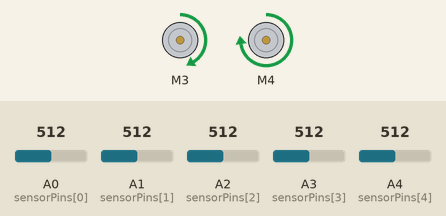
This sketch was run on a simulated Arduino Uno, built with avr-gcc and run on an emulated ATmega328P. Shown: 2 × DC motor (green arrow = forward, orange = backward, longer = faster). Inputs (shaded band) come from the test bench; at power-on: A3 (sensorPins[3]) = 512, A4 (sensorPins[4]) = 512, A0 (sensorPins[0]) = 512, A1 (sensorPins[1]) = 512, A2 (sensorPins[2]) = 512.

Above: at 1.2 s.
1.3 s: A3 (sensorPins[3]) set to 105
4.3 s: A3 (sensorPins[3]) set to 89
7.3 s: A4 (sensorPins[4]) set to 106
8.8 s: A4 (sensorPins[4]) set to 93
11.8 s: A0 (sensorPins[0]) set to 105
13.3 s: A0 (sensorPins[0]) set to 95
At 14.0 s:
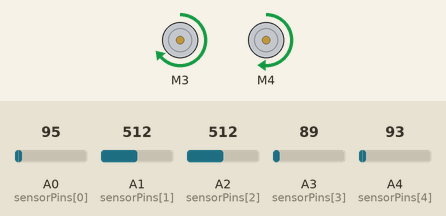
Timing chart, 0 to 15.8 s (numbered marks = the images above; inputs shaded):
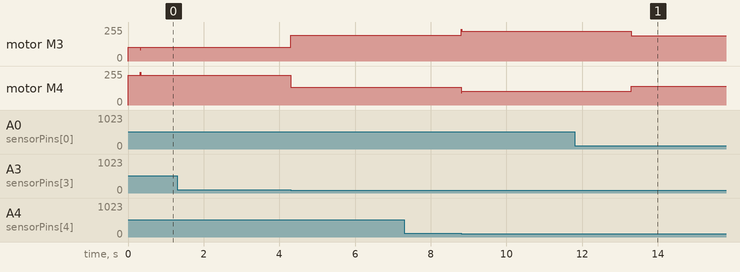

Measured:
- the behaviour switches between 100 and 99 on A0 (sensorPins[0]) (found by bisection; images 0 and 1)
- after the input at 7.3 s, every drawn part: stays the same
- after the input at 11.8 s, every drawn part: stays the same
- after the input at 13.3 s, motor M3: forward 225/255 → forward 190/255 at once; motor M4: forward 105/255 → forward 140/255 at once

The sketch:

zapAlgo.ino
```cpp
#include <AFMotor.h>

unsigned int wait = 300;
unsigned int wait2 = 400;

// Motor Definitions
AF_DCMotor motorRight(4);
AF_DCMotor motorLeft(3);

// Define the analog pins for the IR sensors
const int sensorPins[5] = {A0, A1, A2, A3, A4};
int sensorValues[5];  // Store sensor readings

// Threshold values for white (no line) and black (line)
const int white_limit = 200;  // Adjust based on calibration
const int black_limit = 100;  // Adjust based on calibration

// PID Variables
float Kp = 30, Ki = 0, Kd = 14;
float error = 0, previousError = 0, totalError = 0;
int baseSpeed = 165;  // Base speed for both motors

// Path recording variables
char recentMoves[5];  // Store the last 10 moves
int moveIndex = 0;

void recordMove(char direction) {
  recentMoves[moveIndex] = direction;
  moveIndex = (moveIndex + 1) % 5;  // Wrap around after 10 moves
}

void analyzePath() {
  int leftMoves = 0;
  int rightMoves = 0;

  // Count the number of left and right turns in the recent moves
  for (int i = 0; i < 10; i++) {
    if (recentMoves[i] == 'L') leftMoves++;
    if (recentMoves[i] == 'R') rightMoves++;
  }

  // If there are more left turns, adjust the error to favor right movement
  if (leftMoves > rightMoves) {
    error -= 0.5;
  }
  // If there are more right turns, adjust the error to favor left movement
  else if (rightMoves > leftMoves) {
    error += 0.5;
  }
}

void Forward() {
  applyPIDControl();
}

void STOP() {
  motorLeft.run(RELEASE);  // Stop the left motor
  motorRight.run(RELEASE); // Stop the right motor
}

void moveRight() {
  motorLeft.setSpeed(baseSpeed);
  motorRight.setSpeed(baseSpeed);
  motorLeft.run(FORWARD);               // Turn left motor forward
  motorRight.run(BACKWARD);             // Turn right motor backward
  recordMove('R');
}

void moveLeft() {
  motorLeft.setSpeed(baseSpeed);
  motorRight.setSpeed(baseSpeed);
  motorLeft.run(BACKWARD);
  motorRight.run(FORWARD);              // Turn right motor forward
  recordMove('L');
}

void Backward() {
  motorLeft.setSpeed(baseSpeed);
  motorRight.setSpeed(baseSpeed);
  motorLeft.run(BACKWARD);
  motorRight.run(FORWARD);
  recordMove('B');
}

void setup() {
  Serial.begin(9600);  // Initialize Serial communication
  motorLeft.setSpeed(baseSpeed);
  motorRight.setSpeed(baseSpeed);
  motorLeft.run(FORWARD);
  motorRight.run(FORWARD);
}

void readSensorValues() {
  for (int i = 0; i < 5; i++) {
    sensorValues[i] = analogRead(sensorPins[i]);
  }
}

float computeError() {
  // Weights for each sensor: [leftFar, leftNear, Centre, rightNear, rightFar]
  float weights[5] = {-2, -1, 0, 1, 2};
  float weightedSum = 0;
  float totalActiveSensors = 0;

  for (int i = 0; i < 5; i++) {
    if (sensorValues[i] < black_limit) {  // Sensor on the line
      weightedSum += weights[i];
      totalActiveSensors++;
    }
  }

  if (totalActiveSensors == 0) {
    return (previousError > 0) ? 2 : -2;  // Turn in the direction of previous error
  }

  return weightedSum / totalActiveSensors;  // Average error
}

void applyPIDControl() {
  error = computeError();
  analyzePath();  // Modify error based on the path log

  float P = error;
  totalError += error;
  float I = totalError;
  float D = error - previousError;

  float pidOutput = (Kp * P) + (Ki * I) + (Kd * D);

  int leftMotorSpeed = baseSpeed + pidOutput;
  int rightMotorSpeed = baseSpeed - pidOutput;

  leftMotorSpeed = constrain(leftMotorSpeed, 0, 255);
  rightMotorSpeed = constrain(rightMotorSpeed, 0, 255);

  motorLeft.setSpeed(leftMotorSpeed);
  motorRight.setSpeed(rightMotorSpeed);

  motorLeft.run(FORWARD);
  motorRight.run(FORWARD);

  previousError = error;
}

void loop() {
  readSensorValues();
  uint16_t leftFar = sensorValues[0];
  uint16_t leftNear = sensorValues[1];
  uint16_t Centre = sensorValues[2];
  uint16_t rightNear = sensorValues[3];
  uint16_t rightFar = sensorValues[4];

  if (leftFar < black_limit && leftNear < black_limit) {
    moveLeft();
  }
  if (rightFar < black_limit && rightNear < black_limit && leftFar > white_limit && leftNear > white_limit) {
    moveRight();
  }

  applyPIDControl();
}
```
